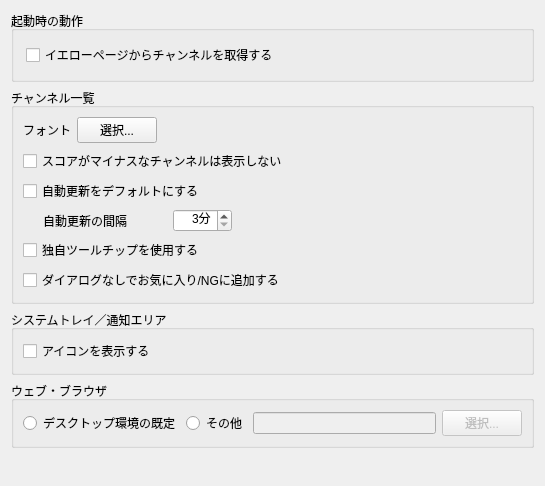
<?xml version="1.0" encoding="UTF-8"?>
<ui version="4.0">
 <class>GeneralWidget</class>
 <widget class="QWidget" name="GeneralWidget">
  <property name="geometry">
   <rect>
    <x>0</x>
    <y>0</y>
    <width>545</width>
    <height>486</height>
   </rect>
  </property>
  <property name="windowTitle">
   <string>Form</string>
  </property>
  <layout class="QVBoxLayout">
   <item>
    <widget class="QGroupBox" name="groupBox_2">
     <property name="enabled">
      <bool>true</bool>
     </property>
     <property name="sizePolicy">
      <sizepolicy hsizetype="Preferred" vsizetype="Preferred">
       <horstretch>0</horstretch>
       <verstretch>0</verstretch>
      </sizepolicy>
     </property>
     <property name="title">
      <string>起動時の動作</string>
     </property>
     <property name="flat">
      <bool>false</bool>
     </property>
     <layout class="QVBoxLayout">
      <property name="margin">
       <number>12</number>
      </property>
      <item>
       <widget class="QCheckBox" name="updateAtStartupCheckBox">
        <property name="text">
         <string>イエローページからチャンネルを取得する</string>
        </property>
       </widget>
      </item>
     </layout>
    </widget>
   </item>
   <item>
    <widget class="QGroupBox" name="groupBox_4">
     <property name="title">
      <string>チャンネル一覧</string>
     </property>
     <property name="flat">
      <bool>false</bool>
     </property>
     <layout class="QVBoxLayout">
      <item>
       <layout class="QHBoxLayout" name="horizontalLayout_2">
        <item>
         <widget class="QLabel" name="label_3">
          <property name="text">
           <string>フォント</string>
          </property>
         </widget>
        </item>
        <item>
         <widget class="QPushButton" name="selectChannelListFontButton">
          <property name="maximumSize">
           <size>
            <width>100</width>
            <height>16777215</height>
           </size>
          </property>
          <property name="text">
           <string>選択...</string>
          </property>
         </widget>
        </item>
        <item>
         <spacer name="horizontalSpacer">
          <property name="orientation">
           <enum>Qt::Horizontal</enum>
          </property>
          <property name="sizeHint" stdset="0">
           <size>
            <width>40</width>
            <height>20</height>
           </size>
          </property>
         </spacer>
        </item>
       </layout>
      </item>
      <item>
       <widget class="QCheckBox" name="dontShowMinusScoreChannelCheckBox">
        <property name="text">
         <string>スコアがマイナスなチャンネルは表示しない</string>
        </property>
       </widget>
      </item>
      <item>
       <widget class="QCheckBox" name="autoUpdateCheckBox">
        <property name="text">
         <string>自動更新をデフォルトにする</string>
        </property>
       </widget>
      </item>
      <item>
       <layout class="QHBoxLayout">
        <item>
         <widget class="QLabel" name="label">
          <property name="text">
           <string>自動更新の間隔</string>
          </property>
          <property name="indent">
           <number>20</number>
          </property>
         </widget>
        </item>
        <item>
         <spacer>
          <property name="orientation">
           <enum>Qt::Horizontal</enum>
          </property>
          <property name="sizeType">
           <enum>QSizePolicy::Preferred</enum>
          </property>
          <property name="sizeHint" stdset="0">
           <size>
            <width>40</width>
            <height>20</height>
           </size>
          </property>
         </spacer>
        </item>
        <item>
         <widget class="QSpinBox" name="autoUpdateIntervalSpinBox">
          <property name="sizePolicy">
           <sizepolicy hsizetype="Maximum" vsizetype="Fixed">
            <horstretch>0</horstretch>
            <verstretch>0</verstretch>
           </sizepolicy>
          </property>
          <property name="alignment">
           <set>Qt::AlignRight|Qt::AlignTrailing|Qt::AlignVCenter</set>
          </property>
          <property name="suffix">
           <string>分</string>
          </property>
          <property name="minimum">
           <number>3</number>
          </property>
          <property name="maximum">
           <number>999</number>
          </property>
         </widget>
        </item>
        <item>
         <spacer>
          <property name="orientation">
           <enum>Qt::Horizontal</enum>
          </property>
          <property name="sizeHint" stdset="0">
           <size>
            <width>217</width>
            <height>20</height>
           </size>
          </property>
         </spacer>
        </item>
       </layout>
      </item>
      <item>
       <widget class="QCheckBox" name="customToolTipCheckBox">
        <property name="text">
         <string>独自ツールチップを使用する</string>
        </property>
       </widget>
      </item>
      <item>
       <widget class="QCheckBox" name="addToFavoritesQuietlyCheckBox">
        <property name="text">
         <string>ダイアログなしでお気に入り/NGに追加する</string>
        </property>
       </widget>
      </item>
     </layout>
    </widget>
   </item>
   <item>
    <widget class="QGroupBox" name="groupBox">
     <property name="title">
      <string>システムトレイ／通知エリア</string>
     </property>
     <property name="flat">
      <bool>false</bool>
     </property>
     <layout class="QVBoxLayout">
      <item>
       <widget class="QCheckBox" name="showSystemTrayIconCheckBox">
        <property name="text">
         <string>アイコンを表示する</string>
        </property>
       </widget>
      </item>
     </layout>
    </widget>
   </item>
   <item>
    <widget class="QGroupBox" name="groupBox_3">
     <property name="title">
      <string>ウェブ・ブラウザ</string>
     </property>
     <property name="flat">
      <bool>false</bool>
     </property>
     <layout class="QHBoxLayout">
      <item>
       <widget class="QRadioButton" name="useCommonWebBrowserRadioButton">
        <property name="text">
         <string>デスクトップ環境の既定</string>
        </property>
       </widget>
      </item>
      <item>
       <widget class="QRadioButton" name="useCustomWebBrowserRadioButton">
        <property name="text">
         <string>その他</string>
        </property>
       </widget>
      </item>
      <item>
       <widget class="QLineEdit" name="webBrowserEdit">
        <property name="enabled">
         <bool>false</bool>
        </property>
       </widget>
      </item>
      <item>
       <widget class="QPushButton" name="selectWebBrowserButton">
        <property name="enabled">
         <bool>false</bool>
        </property>
        <property name="text">
         <string>選択...</string>
        </property>
       </widget>
      </item>
     </layout>
    </widget>
   </item>
   <item>
    <spacer>
     <property name="orientation">
      <enum>Qt::Vertical</enum>
     </property>
     <property name="sizeHint" stdset="0">
      <size>
       <width>20</width>
       <height>37</height>
      </size>
     </property>
    </spacer>
   </item>
  </layout>
 </widget>
 <resources/>
 <connections>
  <connection>
   <sender>useCustomWebBrowserRadioButton</sender>
   <signal>toggled(bool)</signal>
   <receiver>webBrowserEdit</receiver>
   <slot>setEnabled(bool)</slot>
   <hints>
    <hint type="sourcelabel">
     <x>247</x>
     <y>373</y>
    </hint>
    <hint type="destinationlabel">
     <x>424</x>
     <y>374</y>
    </hint>
   </hints>
  </connection>
  <connection>
   <sender>useCustomWebBrowserRadioButton</sender>
   <signal>toggled(bool)</signal>
   <receiver>selectWebBrowserButton</receiver>
   <slot>setEnabled(bool)</slot>
   <hints>
    <hint type="sourcelabel">
     <x>247</x>
     <y>373</y>
    </hint>
    <hint type="destinationlabel">
     <x>515</x>
     <y>375</y>
    </hint>
   </hints>
  </connection>
 </connections>
</ui>
